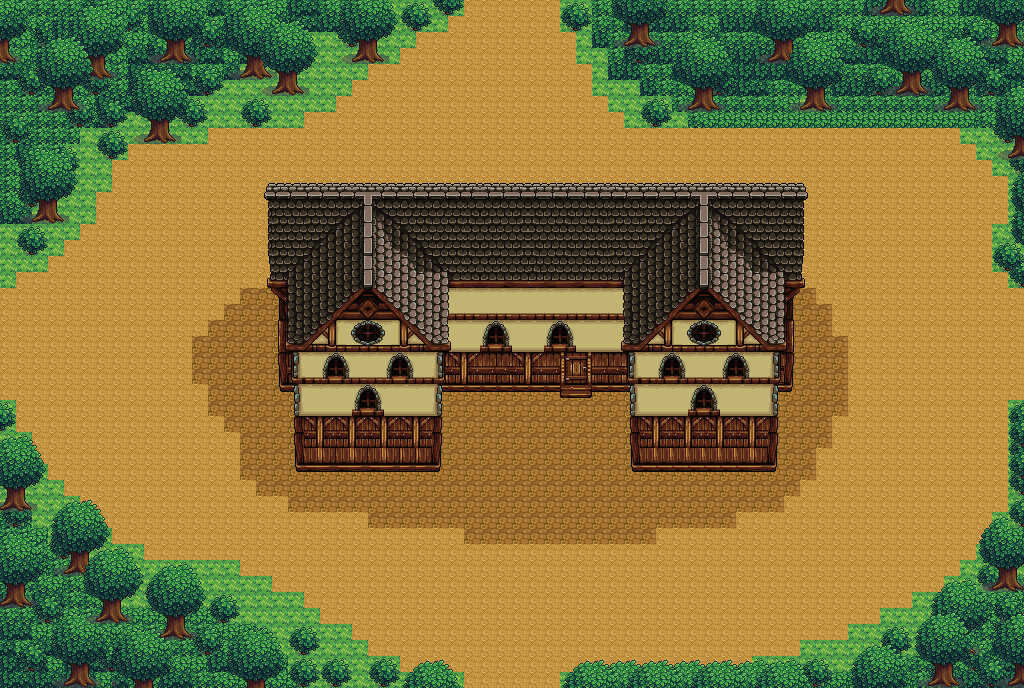

This is a level from a 2D game, rendered from its Tiled map with the project's own tilesets. A one-line summary and the map file follow, with tile-layer data summarised:
An orthogonal 64x43 tile map with 16x16 px tiles, 4 tile layers (Calque de Tuiles 1, Calque de Tuiles 2, Calque de Tuiles 3, Calque de Tuiles 4), 3 tilesets and 30 objects (5x walls).

<map version="1.10" tiledversion="1.11.2" orientation="orthogonal" renderorder="right-down" width="64" height="43" tilewidth="16" tileheight="16" infinite="0" nextlayerid="6" nextobjectid="51">
 <tileset firstgid="1" source="../tileset/Dungeon_Autotiles.tsx" />
 <tileset firstgid="301" source="../tileset/houses.tsx" />
 <tileset firstgid="4397" source="../tileset/objects_demo.tsx" />
 <layer id="1" name="Calque de Tuiles 1" width="64" height="43">
  <data>[2752 cells, 2752 non-empty, 8 distinct tile ids]</data>
 </layer>
 <layer id="2" name="Calque de Tuiles 2" width="64" height="43">
  <data>[2752 cells, 760 non-empty, 219 distinct tile ids]</data>
 </layer>
 <layer id="4" name="Calque de Tuiles 3" width="64" height="43">
  <data>[2752 cells, 661 non-empty, 110 distinct tile ids]</data>
 </layer>
 <layer id="5" name="Calque de Tuiles 4" width="64" height="43">
  <data>[2752 cells, 156 non-empty, 24 distinct tile ids]</data>
 </layer>
 <objectgroup id="3" name="Walls" class="walls">
  <object id="11" type="walls" x="998" y="-8" width="28" height="295" />
  <object id="12" type="walls" x="1" y="188" width="32.3333" height="100" />
  <object id="13" type="walls" x="341" y="659" width="124" height="29" />
  <object id="14" type="walls" x="561" y="659.5" width="348" height="28.5" />
  <object id="15" type="walls" x="1002" y="401" width="24" height="287" />
  <object id="19" x="270" y="184" width="533" height="100" />
  <object id="20" x="280" y="285" width="511" height="105" />
  <object id="21" x="632" y="392" width="143" height="78" />
  <object id="22" x="294" y="392" width="146" height="76" />
  <object id="26" x="-2" y="630" width="346" height="58" />
  <object id="28" x="0" y="401" width="27" height="231" />
  <object id="29" x="849" y="625" width="180" height="62" />
  <object id="30" x="1" y="0" width="463" height="27" />
  <object id="32" x="2" y="17" width="79" height="165" />
  <object id="33" x="82" y="16" width="222" height="79" />
  <object id="34" x="81" y="97" width="190" height="29" />
  <object id="35" x="80" y="128" width="48" height="31" />
  <object id="36" x="125" y="126" width="52" height="17" />
  <object id="37" x="1" y="172" width="65" height="49" />
  <object id="38" x="1" y="216" width="41" height="38" />
  <object id="39" x="292" y="13" width="95" height="50" />
  <object id="40" x="560.333" y="-0.333333" width="478.667" height="41.6667" />
  <object id="41" x="613" y="38" width="411" height="53" />
  <object id="42" x="645" y="95" width="379" height="28" />
  <object id="44" x="930" y="595" width="80" height="31" />
  <object id="45" x="966" y="557" width="50" height="35" />
  <object id="46" x="981" y="519" width="34" height="34" />
  <object id="48" x="30" y="572" width="169" height="52" />
  <object id="49" x="28" y="503" width="79" height="64" />
  <object id="50" x="184" y="591" width="67" height="44" />
 </objectgroup>
</map>
